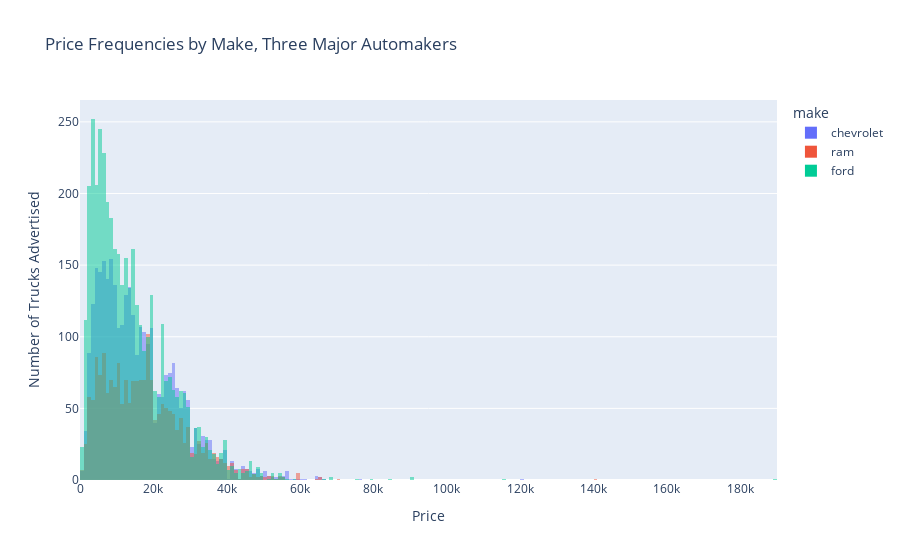

The cell this chart's notebook holds for it:
### Markdown cell above
Let's plot a couple of histograms to show how the maker of a truck affects the distribution of advertised prices.

### Code cell
big3price = pickups.query("make in ['ford', 'chevrolet', 'ram']")[['price','make']]
big3price_hist = px.histogram(big3price, x="price", color="make", barmode="overlay",title="Price Frequencies by Make, Three Major Automakers")
big3price_hist.update_layout(yaxis_title_text = 'Number of Trucks Advertised',xaxis_title_text = 'Price')

### Figure 1 — Plotly figure (JSON) as saved in the notebook; plotly's stock layout.template omitted (floating-point values rounded to 4 significant figures; data arrays with more than 128 entries replaced by an {"elided": "..."} marker saying what was removed)
{"data": [{"alignmentgroup": "True", "bingroup": "x", "hovertemplate": "make=chevrolet<br>price=%{x}<br>count=%{y}<extra></extra>", "legendgroup": "chevrolet", "marker": {"color": "#636efa", "opacity": 0.5, "pattern": {"shape": ""}}, "name": "chevrolet", "offsetgroup": "chevrolet", "orientation": "v", "showlegend": true, "type": "histogram", "x": {"elided": "3174 int values"}, "xaxis": "x", "yaxis": "y"}, {"alignmentgroup": "True", "bingroup": "x", "hovertemplate": "make=ram<br>price=%{x}<br>count=%{y}<extra></extra>", "legendgroup": "ram", "marker": {"color": "#EF553B", "opacity": 0.5, "pattern": {"shape": ""}}, "name": "ram", "offsetgroup": "ram", "orientation": "v", "showlegend": true, "type": "histogram", "x": {"elided": "1992 int values"}, "xaxis": "x", "yaxis": "y"}, {"alignmentgroup": "True", "bingroup": "x", "hovertemplate": "make=ford<br>price=%{x}<br>count=%{y}<extra></extra>", "legendgroup": "ford", "marker": {"color": "#00cc96", "opacity": 0.5, "pattern": {"shape": ""}}, "name": "ford", "offsetgroup": "ford", "orientation": "v", "showlegend": true, "type": "histogram", "x": {"elided": "4104 int values"}, "xaxis": "x", "yaxis": "y"}], "layout": {"barmode": "overlay", "legend": {"title": {"text": "make"}, "tracegroupgap": 0}, "title": {"text": "Price Frequencies by Make, Three Major Automakers"}, "xaxis": {"anchor": "y", "domain": [0, 1], "title": {"text": "Price"}}, "yaxis": {"anchor": "x", "domain": [0, 1], "title": {"text": "Number of Trucks Advertised"}}}}
